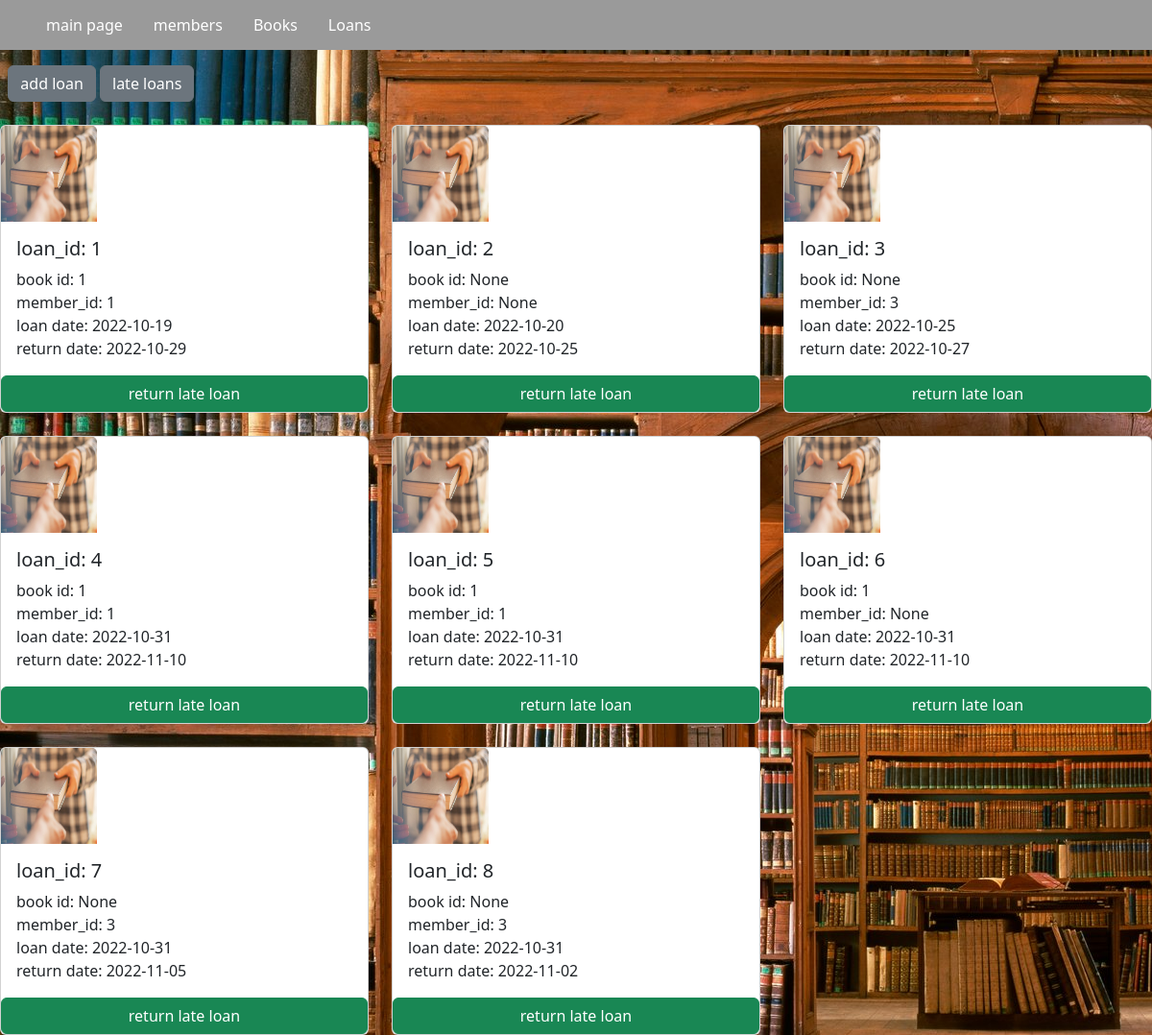
The page /late_Loans on the database its author committed.
### book_library.py (models this page shows, shortened)
class Loans(db.Model):
    loan_id = db.Column("LoanID",db.Integer, primary_key = True)
    book_id = db.Column("BookID", db.Integer, db.ForeignKey("books.BookID") )
    member_id = db.Column("MemberID", db.Integer, db.ForeignKey("members.memberID"))
    loan_date = db.Column("DateOfLoan",db.Date, nullable = True)
    return_date = db.Column("returnDate", db.Date, nullable = True)

### book_library.py (the view)
@app.route("/late_Loans", methods=['GET'])
def lateloansdis():
    lateLoan = []
    loans = Loans.query.all()
    for loan in loans:
        if loan.return_date < datetime.utcnow().date():
            lateLoan.append(loan)
    return render_template("late_Loans.html", lateLoan=lateLoan)

### templates/late_Loans.html (shortened to what this page needs)
{% extends "layout.html" %}
{% block content %}
&nbsp; <a href="add_loan"><button type="button" class="btn btn-secondary">add loan</button></a>
<a href="late_loans"><button type="button" class="btn btn-secondary">late loans</button></a><br><br>
<div class="row row-cols-1 row-cols-md-3 g-4">
  {% for loan in lateLoan %}
  <div class="col">
    <div class="card">
      <img class="card-img-top" src="/static/loan_book.jpg" alt="loan photo" style="width:100px;height:100px;">
      <div class="card-body">
        <h5 class="card-title">loan_id: {{loan.loan_id}}</h5>
        <p class="card-text"> book id: {{loan.book_id}} <br>
          member_id: {{loan.member_id}} <br>
          loan date: {{loan.loan_date}} <br>
          return date: {{loan.return_date}} <br>
          </p>
        </div>
      <a class="btn btn-success" href="/loan/DELETE/{{loan.loan_id}}">return late loan</a>
    </div>
  </div>
  {% endfor %}
</div>
{% endblock %}

### rows shown on the page
Loans: loan_id "1", book_id "1", member_id "1", loan_date "2022-10-19", return_date "2022-10-29"
Loans: loan_id "2", book_id "None", member_id "None", loan_date "2022-10-20", return_date "2022-10-25"
Loans: loan_id "3", book_id "None", member_id "3", loan_date "2022-10-25", return_date "2022-10-27"
Loans: loan_id "4", book_id "1", member_id "1", loan_date "2022-10-31", return_date "2022-11-10"
Loans: loan_id "5", book_id "1", member_id "1", loan_date "2022-10-31", return_date "2022-11-10"
Loans: loan_id "6", book_id "1", member_id "None", loan_date "2022-10-31", return_date "2022-11-10"
Loans: loan_id "7", book_id "None", member_id "3", loan_date "2022-10-31", return_date "2022-11-05"
Loans: loan_id "8", book_id "None", member_id "3", loan_date "2022-10-31", return_date "2022-11-02"
